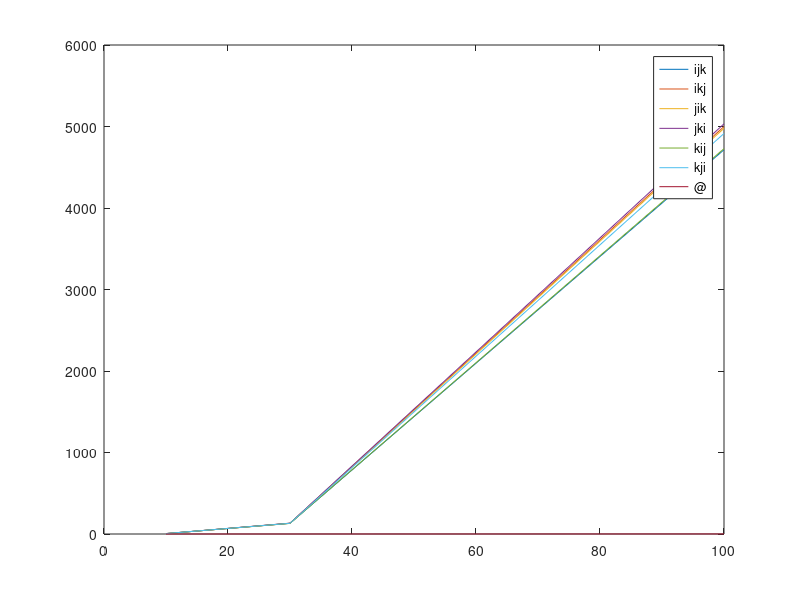

Here is the MATLAB script that generated this plot:
A = ones(10,10);
function[time, res] = time_measure(fun)
  start_time = clock();
  res = fun();
  time = etime(clock(), start_time)*1e3;
endfunction

function[result] = mul_ijk(A,B)
  result = zeros(rows(A), columns(B));
  for i = 1:rows(A)
    for j = 1:columns(B)
      for k = 1:columns(A)
        result(i,j) += A(i,k) * B(k,j);
      endfor
    endfor
  endfor
endfunction

function[result] = mul_ikj(A,B)
  result = zeros(rows(A), columns(B));
  for i = 1:rows(A)
    for k = 1:columns(A)
      for j = 1:columns(B)
        result(i,j) += A(i,k) * B(k,j);
      endfor
    endfor
  endfor
endfunction

function[result] = mul_jik(A,B)
  result = zeros(rows(A), columns(B));
  for j = 1:columns(B)
    for i = 1:rows(A)
      for k = 1:columns(A)
        result(i,j) += A(i,k) * B(k,j);
      endfor
    endfor
  endfor
endfunction

function[result] = mul_jki(A,B)
  result = zeros(rows(A), columns(B));
  for j = 1:columns(B)
    for k = 1:columns(A)
      for i = 1:rows(A)
        result(i,j) += A(i,k) * B(k,j);
      endfor
    endfor
  endfor
endfunction

function[result] = mul_kij(A,B)
  result = zeros(rows(A), columns(B));
  for k = 1:columns(A)
    for i = 1:rows(A)
      for j = 1:columns(B)
        result(i,j) += A(i,k) * B(k,j);
      endfor
    endfor
  endfor
endfunction

function[result] = mul_kji(A,B)
  result = zeros(rows(A), columns(B));
  for k = 1:columns(A)
    for j = 1:columns(B)
      for i = 1:rows(A)
        result(i,j) += A(i,k) * B(k,j);
      endfor
    endfor
  endfor
endfunction

function[result] = mul_nor(A,B)
  result = A*B;
endfunction

X = [ 10, 30, 100 ];
Yijk = [];
Yikj = [];
Yjik = [];
Yjki = [];
Ykij = [];
Ykji = [];
Ynor = [];
for x = X
  A = rand(x,x);
  B = rand(x,x);
  [Yijk(end + 1), res] = time_measure(@() mul_ijk(A,B));
  [Yikj(end + 1), res] = time_measure(@() mul_ikj(A,B));
  [Yjik(end + 1), res] = time_measure(@() mul_jik(A,B));
  [Yjki(end + 1), res] = time_measure(@() mul_jki(A,B));
  [Ykij(end + 1), res] = time_measure(@() mul_kij(A,B));
  [Ykji(end + 1), res] = time_measure(@() mul_kji(A,B));
  [Ynor(end + 1), res] = time_measure(@() mul_nor(A,B));
endfor

plot(X, Yijk, ";ijk;", X, Yikj, ";ikj;", X, Yjik, ";jik;",  X, Yjki, ";jki;",  X, Ykij, ";kij;", X, Ykji, ";kji;",X, Ynor, ";@;");